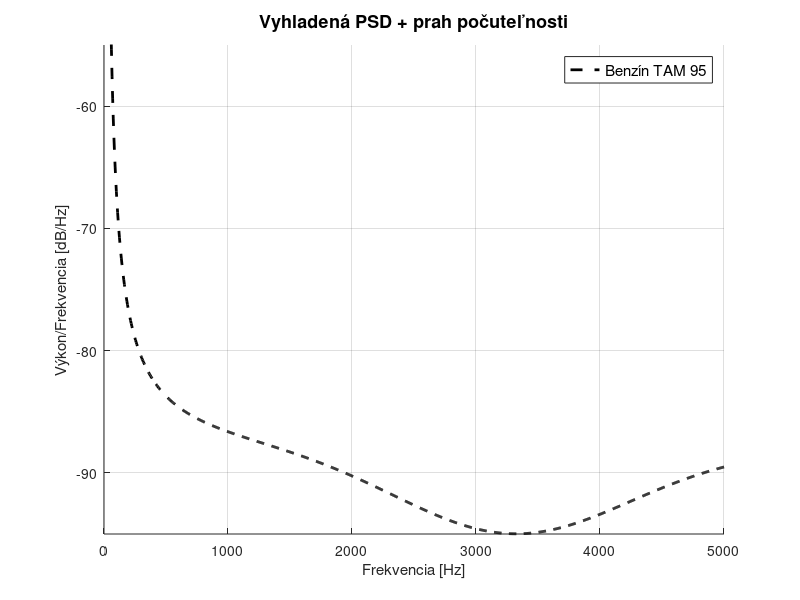

MATLAB code for this plot: (Note: this script raises an error after producing the figure.)
clear; clc; close all;

%% 1. DEFINÍCIA SÚBOROV A INTERVALU
files = {'95_TAM.mp4', '100_OMV.mp4', 'LPG_OMV.mp4'};
labels = {'Benzín TAM 95', 'Benzín OMV 100', 'LPG OMV'};
colors = {[0 0.45 0.74], [0.85 0.33 0.1], [0.47 0.67 0.19]};

start_time = 1; 
end_time = 29;  

res = struct();

figure('Name', 'Vyhladené porovnanie PSD palív', ...
       'Color', 'w', 'Position', [100, 100, 1000, 600]);
hold on;

fprintf('--- ANALÝZA A POROVNANIE PALÍV (Interval: %d - %d s) ---\n\n', start_time, end_time);

for i = 1:length(files)
    try
        %% 2. NAČÍTANIE A OREZANIE SIGNÁLU
        [audio, fs] = audioread(files{i});
        
        if size(audio, 2) > 1
            audio = mean(audio, 2);
        end
        
        idx_start = round(start_time * fs) + 1;
        idx_end = round(end_time * fs);
        
        if idx_end > length(audio)
            idx_end = length(audio);
        end
        
        sig = audio(idx_start:idx_end);
        sig = sig - mean(sig);
        
        %% 3. METRIKY
        res(i).rms = rms(sig);
        res(i).kurt = kurtosis(sig);
        
        try
            res(i).ent = pentropy(sig, fs);
        catch
            psd_fallback = abs(fft(sig)).^2;
            psd_fallback = psd_fallback / sum(psd_fallback);
            res(i).ent = -sum(psd_fallback .* log2(psd_fallback + eps));
        end
        
        res(i).crest = max(abs(sig)) / res(i).rms;
        
        %% 4. PSD (WELCH)
        window_len = floor(fs / 4); 
        overlap = floor(window_len / 2);
        
        [pxx, f] = pwelch(sig, hamming(window_len), overlap, window_len, fs);
        pxx_db = 10 * log10(pxx);
        
        plot(f, pxx_db, 'Color', colors{i}, 'LineWidth', 1.8);
        
        fprintf('Spracované: %s\n', labels{i});
        
    catch ME
        fprintf('Chyba pri spracovaní %s: %s\n', files{i}, ME.message);
    end
end

%% 5. PRAH POČUTEĽNOSTI
f_th = linspace(20, 5000, 1000);

% ISO aproximácia (dB SPL)
threshold = 3.64*(f_th/1000).^(-0.8) ...
          - 6.5*exp(-0.6*(f_th/1000 - 3.3).^2) ...
          + (1e-3)*(f_th/1000).^4;

% ❗ POSUN na mierku PSD (empirický)
threshold_shifted = threshold - 90;

plot(f_th, threshold_shifted, 'k--', 'LineWidth', 2);

%% 6. GRAF
grid on;
title('Vyhladená PSD + prah počuteľnosti', 'FontSize', 13);
xlabel('Frekvencia [Hz]', 'FontSize', 11);
ylabel('Výkon/Frekvencia [dB/Hz]', 'FontSize', 11);

xlim([0 5000]); 
ylim([-95 -55]);

legend([labels, {'Prah počuteľnosti'}], ...
       'Location', 'northeast', 'FontSize', 11);

%% 7. TABUĽKA
fprintf('\n==========================================================================\n');
fprintf('VÝSLEDNÉ POROVNANIE METRÍK (INTERVAL: %d - %d s)\n', start_time, end_time);
fprintf('==========================================================================\n');
fprintf('%-20s | %-12s | %-12s | %-12s | %-12s\n', ...
        'Palivo', 'Kurtosis', 'Entropia', 'RMS', 'Crest Factor');
fprintf('--------------------------------------------------------------------------\n');

for i = 1:length(files)
    if isfield(res(i), 'rms')
        fprintf('%-20s | %12.4f | %12.4f | %12.4f | %12.4f\n', ...
            labels{i}, res(i).kurt, res(i).ent, res(i).rms, res(i).crest);
    end
end
fprintf('==========================================================================\n');
